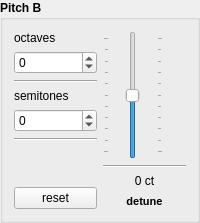
         <widget class="QGroupBox" name="groupBox_10">
          <property name="font">
           <font>
            <weight>75</weight>
            <bold>true</bold>
           </font>
          </property>
          <property name="title">
           <string>Pitch B</string>
          </property>
          <layout class="QHBoxLayout" name="horizontalLayout_11">
           <item>
            <layout class="QVBoxLayout" name="verticalLayout_17">
             <item>
              <widget class="QLabel" name="label_15">
               <property name="font">
                <font>
                 <weight>50</weight>
                 <bold>false</bold>
                </font>
               </property>
               <property name="text">
                <string>octaves</string>
               </property>
              </widget>
             </item>
             <item>
              <widget class="QSpinBox" name="box_octaves_1">
               <property name="font">
                <font>
                 <weight>50</weight>
                 <bold>false</bold>
                </font>
               </property>
               <property name="minimum">
                <number>-3</number>
               </property>
               <property name="maximum">
                <number>3</number>
               </property>
              </widget>
             </item>
             <item>
              <widget class="Line" name="line_4">
               <property name="orientation">
                <enum>Qt::Horizontal</enum>
               </property>
              </widget>
             </item>
             <item>
              <widget class="QLabel" name="label_16">
               <property name="font">
                <font>
                 <weight>50</weight>
                 <bold>false</bold>
                </font>
               </property>
               <property name="text">
                <string>semitones</string>
               </property>
              </widget>
             </item>
             <item>
              <widget class="QSpinBox" name="box_semitones_1">
               <property name="font">
                <font>
                 <weight>50</weight>
                 <bold>false</bold>
                </font>
               </property>
               <property name="minimum">
                <number>-12</number>
               </property>
               <property name="maximum">
                <number>12</number>
               </property>
              </widget>
             </item>
             <item>
              <widget class="Line" name="line_6">
               <property name="orientation">
                <enum>Qt::Horizontal</enum>
               </property>
              </widget>
             </item>
             <item>
              <spacer name="verticalSpacer_10">
               <property name="orientation">
                <enum>Qt::Vertical</enum>
               </property>
               <property name="sizeHint" stdset="0">
                <size>
                 <width>20</width>
                 <height>40</height>
                </size>
               </property>
              </spacer>
             </item>
             <item>
              <widget class="QPushButton" name="btn_reset_pitch_1">
               <property name="minimumSize">
                <size>
                 <width>20</width>
                 <height>0</height>
                </size>
               </property>
               <property name="font">
                <font>
                 <weight>50</weight>
                 <bold>false</bold>
                </font>
               </property>
               <property name="text">
                <string>reset</string>
               </property>
              </widget>
             </item>
            </layout>
           </item>
           <item>
            <layout class="QVBoxLayout" name="verticalLayout_95">
             <item>
              <spacer name="verticalSpacer_79">
               <property name="orientation">
                <enum>Qt::Vertical</enum>
               </property>
               <property name="sizeType">
                <enum>QSizePolicy::Minimum</enum>
               </property>
               <property name="sizeHint" stdset="0">
                <size>
                 <width>20</width>
                 <height>0</height>
                </size>
               </property>
              </spacer>
             </item>
             <item>
              <widget class="QSlider" name="slider_pitch_1">
               <property name="sizePolicy">
                <sizepolicy hsizetype="Minimum" vsizetype="Expanding">
                 <horstretch>0</horstretch>
                 <verstretch>0</verstretch>
                </sizepolicy>
               </property>
               <property name="minimumSize">
                <size>
                 <width>60</width>
                 <height>100</height>
                </size>
               </property>
               <property name="maximumSize">
                <size>
                 <width>60</width>
                 <height>200</height>
                </size>
               </property>
               <property name="font">
                <font>
                 <weight>50</weight>
                 <bold>false</bold>
                </font>
               </property>
               <property name="minimum">
                <number>-100</number>
               </property>
               <property name="maximum">
                <number>100</number>
               </property>
               <property name="orientation">
                <enum>Qt::Vertical</enum>
               </property>
               <property name="tickPosition">
                <enum>QSlider::TicksBothSides</enum>
               </property>
               <property name="tickInterval">
                <number>20</number>
               </property>
              </widget>
             </item>
             <item>
              <widget class="Line" name="line_34">
               <property name="orientation">
                <enum>Qt::Horizontal</enum>
               </property>
              </widget>
             </item>
             <item>
              <widget class="QLabel" name="lbl_pitch_1">
               <property name="font">
                <font>
                 <weight>50</weight>
                 <bold>false</bold>
                </font>
               </property>
               <property name="text">
                <string>0 ct</string>
               </property>
               <property name="alignment">
                <set>Qt::AlignCenter</set>
               </property>
              </widget>
             </item>
             <item>
              <widget class="QLabel" name="lbl_filter_cutoff_31">
               <property name="minimumSize">
                <size>
                 <width>0</width>
                 <height>15</height>
                </size>
               </property>
               <property name="maximumSize">
                <size>
                 <width>16777215</width>
                 <height>15</height>
                </size>
               </property>
               <property name="font">
                <font>
                 <pointsize>8</pointsize>
                 <weight>75</weight>
                 <bold>true</bold>
                </font>
               </property>
               <property name="text">
                <string>detune</string>
               </property>
               <property name="alignment">
                <set>Qt::AlignCenter</set>
               </property>
              </widget>
             </item>
            </layout>
           </item>
          </layout>
         </widget>
